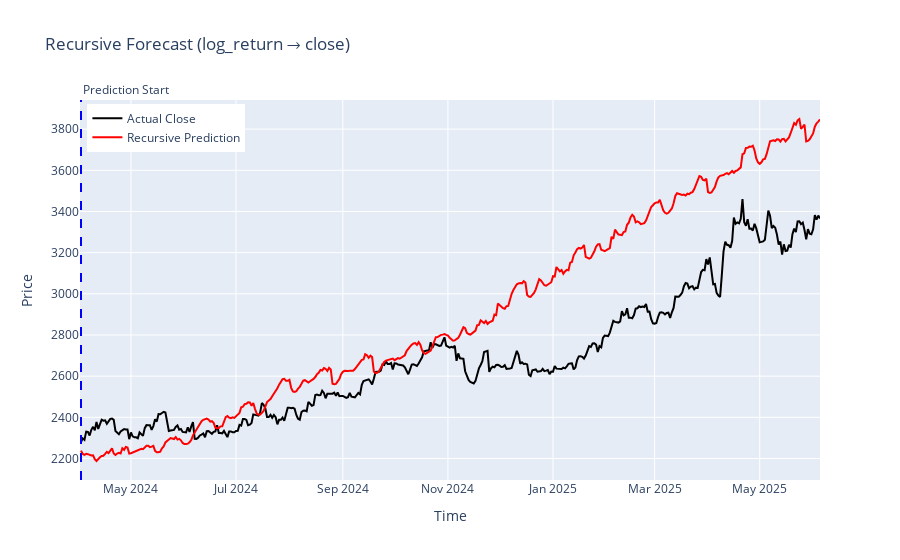

The notebook cell this image was saved under:
### Code cell
START_INDEX = split + lookback  # điểm bắt đầu dự đoán
N_STEPS = 430  # số ngày dự đoán tiếp

logret_pred = recursive_forecast_log_return(
    model=model,
    df=df,
    start_index=START_INDEX,
    n_steps=N_STEPS,
    lookback=lookback,
    scaler_X=scaler_X,  # Truyền object scaler_X
    scaler_y=scaler_y,  # Truyền object scaler_y
    features=features,
    target=target,
    volatility_col=volatility,  # THÊM THAM SỐ NÀY
    zscore_col=zscore  # THÊM THAM SỐ NÀY
)

anchor_close = df["close"].iloc[START_INDEX - 1]

close_pred = anchor_close * np.exp(np.cumsum(logret_pred))

df_rec = df.iloc[START_INDEX : START_INDEX + N_STEPS].copy()
df_rec["close_pred"] = close_pred


fig = go.Figure()

fig.add_trace(
    go.Scatter(
        x=df_rec["date"],
        y=df_rec["close"],
        name="Actual Close",
        line=dict(color="black"),
    )
)

fig.add_trace(
    go.Scatter(
        x=df_rec["date"],
        y=df_rec["close_pred"],
        name="Recursive Prediction",
        line=dict(color="red"),
    )
)


start_date = df_rec["date"].iloc[0]

fig.add_shape(
    type="line",
    x0=start_date,
    x1=start_date,
    y0=0,
    y1=1,
    xref="x",
    yref="paper",
    line=dict(color="blue", dash="dash"),
)

fig.add_annotation(
    x=start_date,
    y=1,
    yref="paper",
    text="Prediction Start",
    showarrow=False,
    xanchor="left",
    yanchor="bottom",
)

fig.update_layout(
    title="Recursive Forecast (log_return → close)",
    xaxis_title="Time",
    yaxis_title="Price",
    legend=dict(x=0.01, y=0.99),
)

fig.show()

### Figure 1 — Plotly figure (JSON) as saved in the notebook; plotly's stock layout.template omitted (floating-point values rounded to 4 significant figures; data arrays with more than 128 entries replaced by an {"elided": "..."} marker saying what was removed)
{"data": [{"line": {"color": "black"}, "name": "Actual Close", "type": "scatter", "x": {"elided": "430 str values"}, "y": {"elided": "430 float values"}}, {"line": {"color": "red"}, "name": "Recursive Prediction", "type": "scatter", "x": {"elided": "430 str values"}, "y": {"elided": "430 float values"}}], "layout": {"annotations": [{"showarrow": false, "text": "Prediction Start", "x": "2024-04-02T00:00:00", "xanchor": "left", "y": 1, "yanchor": "bottom", "yref": "paper"}], "legend": {"x": 0.01, "y": 0.99}, "shapes": [{"line": {"color": "blue", "dash": "dash"}, "type": "line", "x0": "2024-04-02T00:00:00", "x1": "2024-04-02T00:00:00", "xref": "x", "y0": 0, "y1": 1, "yref": "paper"}], "title": {"text": "Recursive Forecast (log_return → close)"}, "xaxis": {"title": {"text": "Time"}}, "yaxis": {"title": {"text": "Price"}}}}
